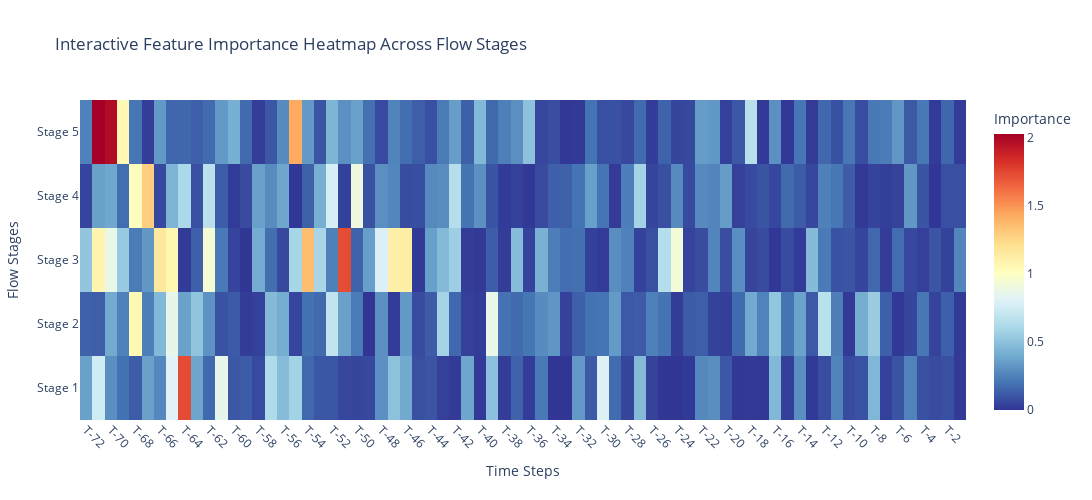

Notebook source saved alongside this figure:
### Markdown cell above
## 7. Cross‑Modality Feature Importance Across Stages

This section computes per‑modality (channel) importance across flow stages by aggregating absolute importance over time (and batch if present). It supports inputs where stage importance for `x` is shaped as:
- [seq_len] (falls back to a single “time” modality), or
- [seq_len, channels], or
- [batch, seq_len, channels] / [batch, channels, seq_len].

We then visualize a Stage × Modality heatmap.

### Code cell
def create_interactive_heatmap(stage_importance, feature_names=None):
    """
    Create interactive heatmap showing importance evolution across stages.
    """
    n_stages = len(stage_importance)
    seq_len = len(stage_importance[0]['x'])
    
    if feature_names is None:
        feature_names = [f'T-{seq_len-i}' for i in range(seq_len)]
    
    # Prepare heatmap data
    heatmap_data = []
    for stage_idx in range(n_stages):
        importance = stage_importance[stage_idx]['x']
        if len(importance.shape) > 1:
            importance = importance.mean(axis=0)
        heatmap_data.append(importance)
    
    heatmap_data = np.array(heatmap_data)
    
    # Create interactive heatmap
    fig = go.Figure(data=go.Heatmap(
        z=heatmap_data,
        x=feature_names,
        y=[f'Stage {i+1}' for i in range(n_stages)],
        colorscale='RdYlBu_r',
        hovertemplate='Feature: %{x}<br>Stage: %{y}<br>Importance: %{z:.4f}<extra></extra>',
        colorbar=dict(title="Importance")
    ))
    
    fig.update_layout(
        title='Interactive Feature Importance Heatmap Across Flow Stages',
        xaxis_title='Time Steps',
        yaxis_title='Flow Stages',
        width=1200,
        height=500,
        xaxis=dict(tickangle=45)
    )
    
    # Add annotations for stage descriptions
    stage_descriptions = [
        "Initial Transport",
        "Coarse Features",
        "Mid Refinement",
        "Fine Details",
        "Final Approach"
    ]
    
    for i, desc in enumerate(stage_descriptions[:n_stages]):
        fig.add_annotation(
            x=-0.1,
            y=i,
            text=desc,
            showarrow=False,
            xref="paper",
            yref="y",
            font=dict(size=10),
            xanchor="right"
        )
    
    return fig

# Create interactive heatmap
fig_heatmap = create_interactive_heatmap(dummy_stage_importance)
fig_heatmap.show()

### Figure 1 — Plotly figure (JSON) as saved in the notebook; plotly's stock layout.template omitted (floating-point values rounded to 4 significant figures; data arrays with more than 128 entries replaced by an {"elided": "..."} marker saying what was removed)
{"data": [{"colorbar": {"title": {"text": "Importance"}}, "colorscale": [[0, "rgb(49,54,149)"], [0.1, "rgb(69,117,180)"], [0.2, "rgb(116,173,209)"], [0.3, "rgb(171,217,233)"], [0.4, "rgb(224,243,248)"], [0.5, "rgb(255,255,191)"], [0.6, "rgb(254,224,144)"], [0.7, "rgb(253,174,97)"], [0.8, "rgb(244,109,67)"], [0.9, "rgb(215,48,39)"], [1, "rgb(165,0,38)"]], "hovertemplate": "Feature: %{x}<br>Stage: %{y}<br>Importance: %{z:.4f}<extra></extra>", "type": "heatmap", "x": ["T-72", "T-71", "T-70", "T-69", "T-68", "T-67", "T-66", "T-65", "T-64", "T-63", "T-62", "T-61", "T-60", "T-59", "T-58", "T-57", "T-56", "T-55", "T-54", "T-53", "T-52", "T-51", "T-50", "T-49", "T-48", "T-47", "T-46", "T-45", "T-44", "T-43", "T-42", "T-41", "T-40", "T-39", "T-38", "T-37", "T-36", "T-35", "T-34", "T-33", "T-32", "T-31", "T-30", "T-29", "T-28", "T-27", "T-26", "T-25", "T-24", "T-23", "T-22", "T-21", "T-20", "T-19", "T-18", "T-17", "T-16", "T-15", "T-14", "T-13", "T-12", "T-11", "T-10", "T-9", "T-8", "T-7", "T-6", "T-5", "T-4", "T-3", "T-2", "T-1"], "y": ["Stage 1", "Stage 2", "Stage 3", "Stage 4", "Stage 5"], "z": {"elided": "5x72 float values"}}], "layout": {"annotations": [{"font": {"size": 10}, "showarrow": false, "text": "Initial Transport", "x": -0.1, "xanchor": "right", "xref": "paper", "y": 0, "yref": "y"}, {"font": {"size": 10}, "showarrow": false, "text": "Coarse Features", "x": -0.1, "xanchor": "right", "xref": "paper", "y": 1, "yref": "y"}, {"font": {"size": 10}, "showarrow": false, "text": "Mid Refinement", "x": -0.1, "xanchor": "right", "xref": "paper", "y": 2, "yref": "y"}, {"font": {"size": 10}, "showarrow": false, "text": "Fine Details", "x": -0.1, "xanchor": "right", "xref": "paper", "y": 3, "yref": "y"}, {"font": {"size": 10}, "showarrow": false, "text": "Final Approach", "x": -0.1, "xanchor": "right", "xref": "paper", "y": 4, "yref": "y"}], "height": 500, "title": {"text": "Interactive Feature Importance Heatmap Across Flow Stages"}, "width": 1200, "xaxis": {"tickangle": 45, "title": {"text": "Time Steps"}}, "yaxis": {"title": {"text": "Flow Stages"}}}}
